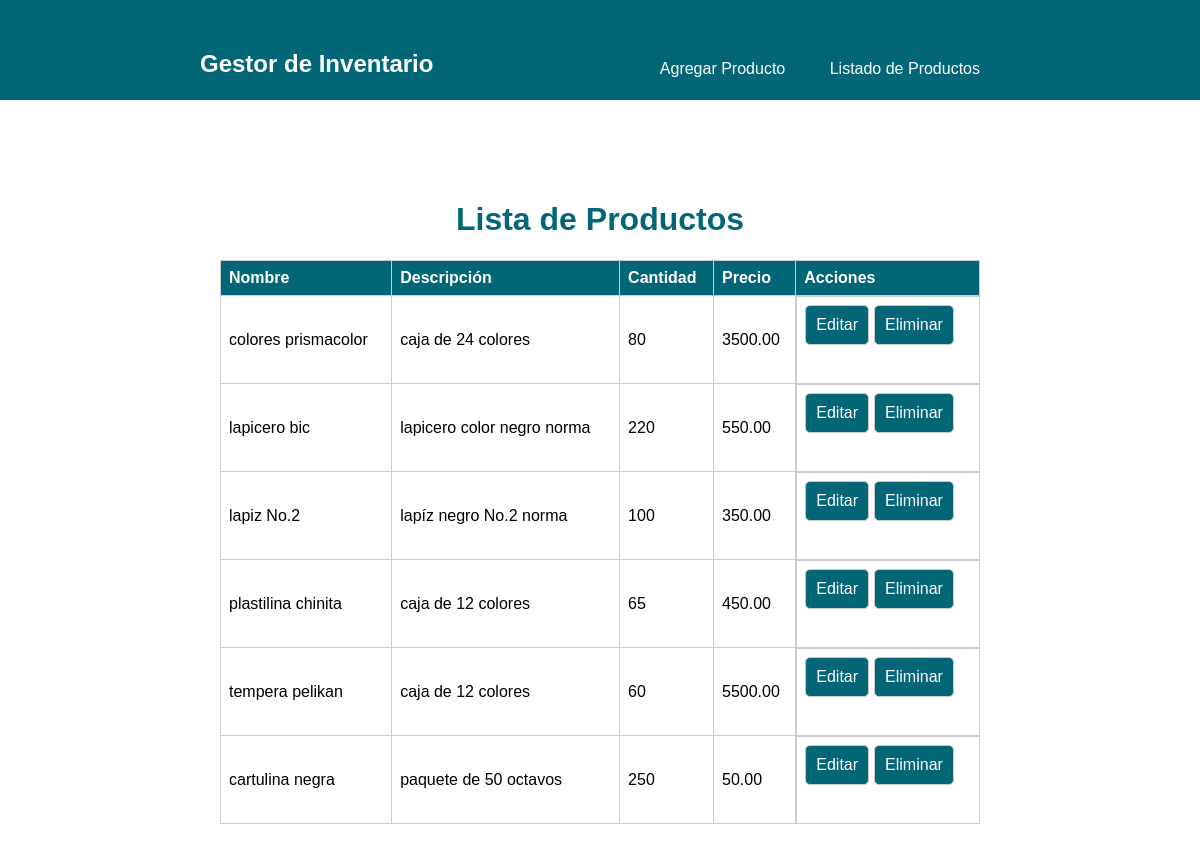
The page /productos.php on the database its author committed.
### tables this page shows
CREATE TABLE `productos` (
  `id` int(11) NOT NULL,
  `nombre` varchar(100) NOT NULL,
  `descripcion` varchar(255) NOT NULL,
  `cantidad` int(11) NOT NULL,
  `precio` decimal(10,2) NOT NULL
);

### productos.php (the view, shortened to what this page needs)
<?php
include 'conexion.php';
include 'header.php';
$query = "SELECT * FROM productos";
$resultado = mysqli_query($conexion, $query);
if (mysqli_num_rows($resultado) > 0) {
?>
<!DOCTYPE html>
<html lang="es">
<head>
    <link rel="stylesheet" href="styles.css">
</head>
<body>
<div class="container">
        <h1>Lista de Productos</h1>
        <table>
            <thead>
                <tr>
                    <th>Nombre</th>
                    <th>Descripción</th>
                    <th>Cantidad</th>
                    <th>Precio</th>
                    <th>Acciones</th>
                </tr>
            </thead>
            <tbody>
                <?php
                while ($fila = mysqli_fetch_assoc($resultado)) {
                    echo "<tr>
                        <td>{$fila['nombre']}</td>
                        <td>{$fila['descripcion']}</td>
                        <td>{$fila['cantidad']}</td>
                        <td>{$fila['precio']}</td>
                        <td class='acciones'>
                            <form action='editar_producto.php' method='GET'>
                                <input type='hidden' name='id' value='{$fila['id']}'>
                                <button type='submit'>Editar</button>
                            </form>
                            <form action='eliminar_producto.php' method='POST' onsubmit='return confirm(\"¿Estás seguro de querer eliminar este producto?\")'>
                                <input type='hidden' name='id' value='{$fila['id']}'>
                                <button type='submit'>Eliminar</button>
                            </form>
                        </td>
                    </tr>";
                }
                ?>
            </tbody>
        </table>
    </div>
<?php
} else {
    echo "<div class='container'><p>No hay productos disponibles.</p></div>";
}
?>
</body>
</html>

### header.php (shortened to what this page needs)
<!DOCTYPE html>
<html lang="es">
<head>
    <link rel="stylesheet" href="styles.css">
</head>
<body>
    <nav class="navbar">
        <div class="container">
            <h1 class="logo">Gestor de Inventario</h1>
            <ul class="navbar-lista">
                <li><a href="index.php">Agregar Producto</a></li>
                <li><a href="productos.php">Listado de Productos</a></li>
            </ul>
        </div>
    </nav>
    <div class="container">

### styles.css (style rules this page uses)
body { font-family: Arial, sans-serif; margin: 0; }
.logo { margin: 0; padding: 0; font-size: 24px; color: #fff; float: left; }
h1 { color: #036677; text-align: center; }
form { margin-bottom: 20px; }
input[type="text"], input[type="number"], button[type="submit"] { width: 100%; padding: 10px; margin-bottom: 10px; border: 1px solid #ccc; border-radius: 5px; font-size: 16px; }
button[type="submit"] { background-color: #036677; color: #fff; cursor: pointer; }
table { width: 100%; border-collapse: collapse; }
th, td { border: 1px solid #ccc; padding: 8px; text-align: left; }
th { background-color: #036677; color: #fff; }
.navbar { background-color: #036677; color: #fff; padding: 10px 0; }
.container { max-width: 800px; margin: 20px auto; padding: 20px; }
.navbar-lista { list-style-type: none; padding: 0; margin: 0; float: right; }
.navbar-lista li { display: inline; }
.navbar-lista li a { display: inline-block; padding: 10px 20px; color: #fff; text-decoration: none; }
.acciones { display: flex; gap: 5px; }

### rows shown on the page
productos: nombre "colores prismacolor", descripcion "caja de 24 colores", cantidad "80", precio "3500.00"
productos: nombre "lapicero bic", descripcion "lapicero color negro norma", cantidad "220", precio "550.00"
productos: nombre "lapiz No.2", descripcion "lapíz negro No.2 norma", cantidad "100", precio "350.00"
productos: nombre "plastilina chinita", descripcion "caja de 12 colores", cantidad "65", precio "450.00"
productos: nombre "tempera pelikan", descripcion "caja de 12 colores", cantidad "60", precio "5500.00"
productos: nombre "cartulina negra", descripcion "paquete de 50 octavos", cantidad "250", precio "50.00"
